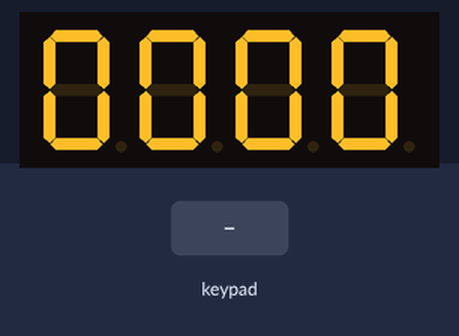
Recording of a sketch running on a simulated Arduino Uno, built with avr-gcc and run on an emulated ATmega328P. Shown: 4-digit seven-segment display. The inputs (shaded band) are chosen by the test bench.

Above: at 1.2 s.
1.3 s: keypad keys 9 8 7 6 pressed 0.4 s apart
At 3.4 s:
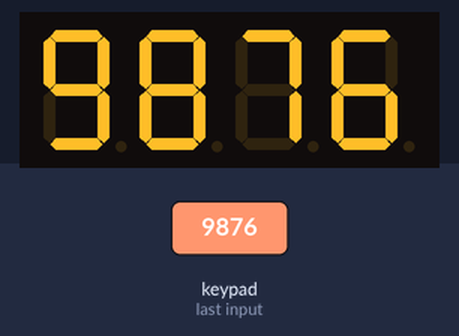
4.4 s: key '1' pressed
At 5.0 s:
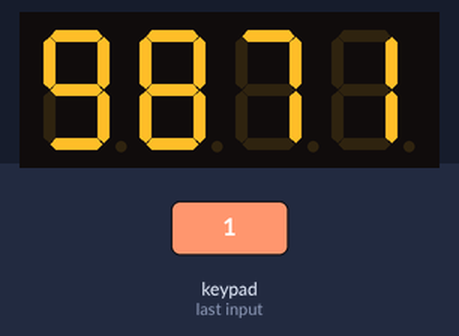
5.9 s: key '2' pressed
At 6.2 s:
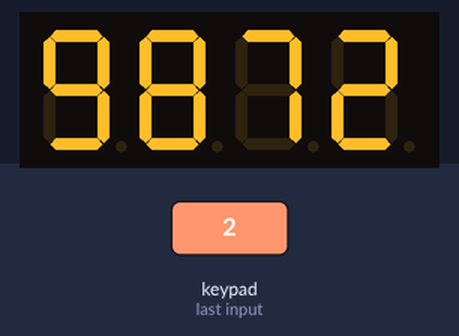
7.4 s: keypad keys 9 8 7 6 # pressed 0.4 s apart
At 9.7 s:
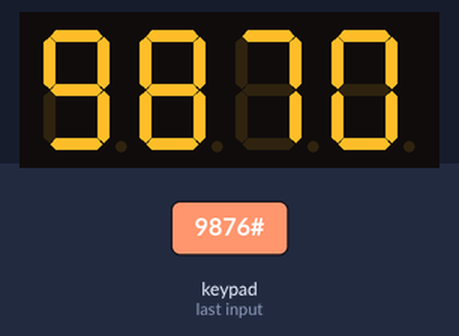
Timing chart, 0 to 11.2 s (numbered marks = the images above; inputs shaded):
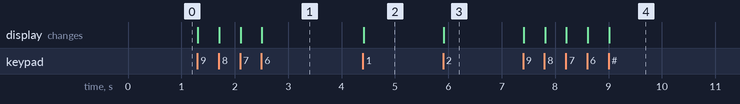

Measured:
- after the input at 1.3 s, the display: first changes at once (image 1 shows a later state)
- after the input at 4.4 s, the display: changes at once (image 2)
- after the input at 5.9 s, the display: changes at once (image 3)
- after the input at 7.4 s, the display: first changes at once (image 4 shows a later state)

The sketch:

chal3.ino
```cpp
#include <Keypad.h>
#include <TM1637.h>

TM1637 tm(11,12);

char keys[4][4] = {
  {'1','2','3','A'},
  {'4','5','6','B'},
  {'7','8','9','C'},
  {'*','0','#','D'},
};

byte rowPins[4] = {9,8,7,6};
byte colPins[4] = {5,4,3,2};

Keypad keypad = Keypad( makeKeymap(keys), rowPins, colPins, 4,4);

char nums[4]={'0' , '0' , '0' , '0'};

int i=0;

void setup() {
  // put your setup code here, to run once:
  tm.init();
  tm.set(BRIGHT_TYPICAL);
  for (i; i<4; i++) {
    tm.display(i,nums[i]-'0');
  }
  i=0;
}


void loop() {
  // put your main code here, to run repeatedly:
  char key=keypad.getKey();

  if (isdigit(key)) {
    tm.display(i,key-'0');
    i++;
    if (i>3) {
      i=3;
    }
  } else if (key=='*') {
    for (i=0; i<4; i++) {
      tm.display(i,nums[i]-'0');
    }
    i=0;
  } else if (key=='#') {
    tm.display(i,nums[i]-'0');
    i--;
    if (i<0) {
      i=0;
    }
  }
}
```
